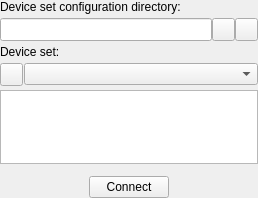
<?xml version="1.0" encoding="UTF-8"?>
<ui version="4.0">
 <class>DeviceSetSelectorWidget</class>
 <widget class="QWidget" name="DeviceSetSelectorWidget">
  <property name="geometry">
   <rect>
    <x>0</x>
    <y>0</y>
    <width>258</width>
    <height>198</height>
   </rect>
  </property>
  <property name="windowTitle">
   <string>DeviceSetSelector</string>
  </property>
  <layout class="QGridLayout" name="gridLayout">
   <property name="margin">
    <number>0</number>
   </property>
   <property name="spacing">
    <number>4</number>
   </property>
   <item row="0" column="0">
    <widget class="QLabel" name="label_ConfigurationDirectory">
     <property name="text">
      <string>Device set configuration directory:</string>
     </property>
    </widget>
   </item>
   <item row="1" column="0">
    <layout class="QHBoxLayout" name="horizontalLayout">
     <property name="spacing">
      <number>0</number>
     </property>
     <item>
      <widget class="QLineEdit" name="lineEdit_ConfigurationDirectory">
       <property name="sizePolicy">
        <sizepolicy hsizetype="Expanding" vsizetype="Preferred">
         <horstretch>0</horstretch>
         <verstretch>0</verstretch>
        </sizepolicy>
       </property>
       <property name="readOnly">
        <bool>true</bool>
       </property>
      </widget>
     </item>
     <item>
      <widget class="QPushButton" name="pushButton_OpenConfigurationDirectory">
       <property name="sizePolicy">
        <sizepolicy hsizetype="Fixed" vsizetype="Fixed">
         <horstretch>0</horstretch>
         <verstretch>0</verstretch>
        </sizepolicy>
       </property>
       <property name="minimumSize">
        <size>
         <width>23</width>
         <height>23</height>
        </size>
       </property>
       <property name="maximumSize">
        <size>
         <width>23</width>
         <height>23</height>
        </size>
       </property>
       <property name="focusPolicy">
        <enum>Qt::NoFocus</enum>
       </property>
       <property name="toolTip">
        <string>Select other device set configuration directory</string>
       </property>
       <property name="text">
        <string/>
       </property>
       <property name="icon">
        <iconset resource="CommonWidgets.qrc">
         <normaloff>:/icons/Resources/icon_OpenFile.png</normaloff>:/icons/Resources/icon_OpenFile.png</iconset>
       </property>
       <property name="iconSize">
        <size>
         <width>16</width>
         <height>16</height>
        </size>
       </property>
      </widget>
     </item>
     <item>
      <widget class="QPushButton" name="pushButton_RefreshFolder">
       <property name="sizePolicy">
        <sizepolicy hsizetype="Fixed" vsizetype="Fixed">
         <horstretch>0</horstretch>
         <verstretch>0</verstretch>
        </sizepolicy>
       </property>
       <property name="minimumSize">
        <size>
         <width>23</width>
         <height>23</height>
        </size>
       </property>
       <property name="maximumSize">
        <size>
         <width>23</width>
         <height>23</height>
        </size>
       </property>
       <property name="focusPolicy">
        <enum>Qt::NoFocus</enum>
       </property>
       <property name="toolTip">
        <string>Refresh device set list from currently selected configuration directory</string>
       </property>
       <property name="text">
        <string/>
       </property>
       <property name="icon">
        <iconset resource="CommonWidgets.qrc">
         <normaloff>:/icons/Resources/icon_Refresh.png</normaloff>:/icons/Resources/icon_Refresh.png</iconset>
       </property>
      </widget>
     </item>
    </layout>
   </item>
   <item row="2" column="0">
    <widget class="QLabel" name="label_DeviceSet">
     <property name="text">
      <string>Device set:</string>
     </property>
    </widget>
   </item>
   <item row="6" column="0">
    <spacer name="verticalSpacer_2">
     <property name="orientation">
      <enum>Qt::Vertical</enum>
     </property>
     <property name="sizeType">
      <enum>QSizePolicy::Fixed</enum>
     </property>
     <property name="sizeHint" stdset="0">
      <size>
       <width>258</width>
       <height>8</height>
      </size>
     </property>
    </spacer>
   </item>
   <item row="7" column="0">
    <layout class="QHBoxLayout" name="horizontalLayout_2">
     <item>
      <widget class="QPushButton" name="pushButton_Connect">
       <property name="minimumSize">
        <size>
         <width>80</width>
         <height>0</height>
        </size>
       </property>
       <property name="maximumSize">
        <size>
         <width>80</width>
         <height>16777215</height>
        </size>
       </property>
       <property name="text">
        <string>Connect</string>
       </property>
       <property name="icon">
        <iconset resource="CommonWidgets.qrc">
         <normaloff>:/icons/Resources/icon_Connect.png</normaloff>:/icons/Resources/icon_Connect.png</iconset>
       </property>
      </widget>
     </item>
    </layout>
   </item>
   <item row="5" column="0">
    <widget class="QTextEdit" name="textEdit_Description">
     <property name="sizePolicy">
      <sizepolicy hsizetype="Expanding" vsizetype="MinimumExpanding">
       <horstretch>0</horstretch>
       <verstretch>0</verstretch>
      </sizepolicy>
     </property>
     <property name="minimumSize">
      <size>
       <width>0</width>
       <height>64</height>
      </size>
     </property>
     <property name="maximumSize">
      <size>
       <width>16777215</width>
       <height>16777215</height>
      </size>
     </property>
     <property name="frameShadow">
      <enum>QFrame::Plain</enum>
     </property>
     <property name="readOnly">
      <bool>true</bool>
     </property>
    </widget>
   </item>
   <item row="3" column="0">
    <layout class="QHBoxLayout" name="horizontalLayout_3">
     <property name="spacing">
      <number>1</number>
     </property>
     <item>
      <widget class="QPushButton" name="pushButton_EditConfiguration">
       <property name="sizePolicy">
        <sizepolicy hsizetype="Fixed" vsizetype="Fixed">
         <horstretch>0</horstretch>
         <verstretch>0</verstretch>
        </sizepolicy>
       </property>
       <property name="minimumSize">
        <size>
         <width>23</width>
         <height>23</height>
        </size>
       </property>
       <property name="maximumSize">
        <size>
         <width>23</width>
         <height>23</height>
        </size>
       </property>
       <property name="focusPolicy">
        <enum>Qt::NoFocus</enum>
       </property>
       <property name="toolTip">
        <string>Edit configuration file</string>
       </property>
       <property name="text">
        <string/>
       </property>
       <property name="icon">
        <iconset resource="CommonWidgets.qrc">
         <normaloff>:/icons/Resources/icon_Edit.png</normaloff>:/icons/Resources/icon_Edit.png</iconset>
       </property>
      </widget>
     </item>
     <item>
      <widget class="QComboBox" name="comboBox_DeviceSet">
       <property name="sizePolicy">
        <sizepolicy hsizetype="Expanding" vsizetype="Fixed">
         <horstretch>0</horstretch>
         <verstretch>0</verstretch>
        </sizepolicy>
       </property>
       <property name="minimumSize">
        <size>
         <width>0</width>
         <height>21</height>
        </size>
       </property>
       <property name="maxVisibleItems">
        <number>35</number>
       </property>
       <property name="sizeAdjustPolicy">
        <enum>QComboBox::AdjustToContents</enum>
       </property>
      </widget>
     </item>
    </layout>
   </item>
  </layout>
 </widget>
 <resources>
  <include location="CommonWidgets.qrc"/>
 </resources>
 <connections/>
</ui>
